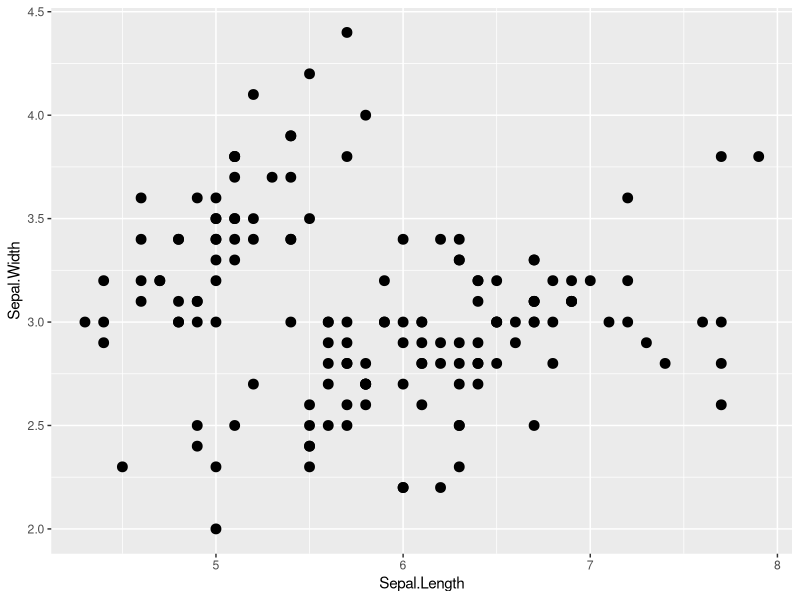
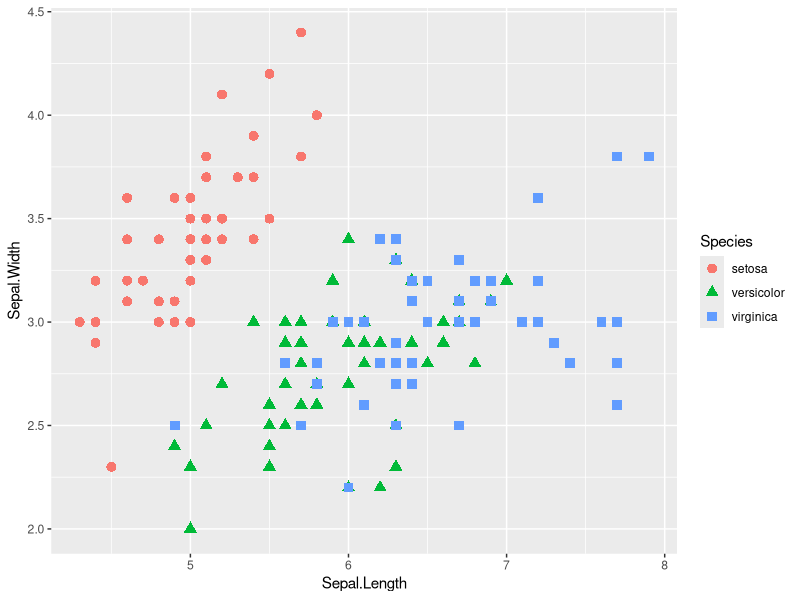
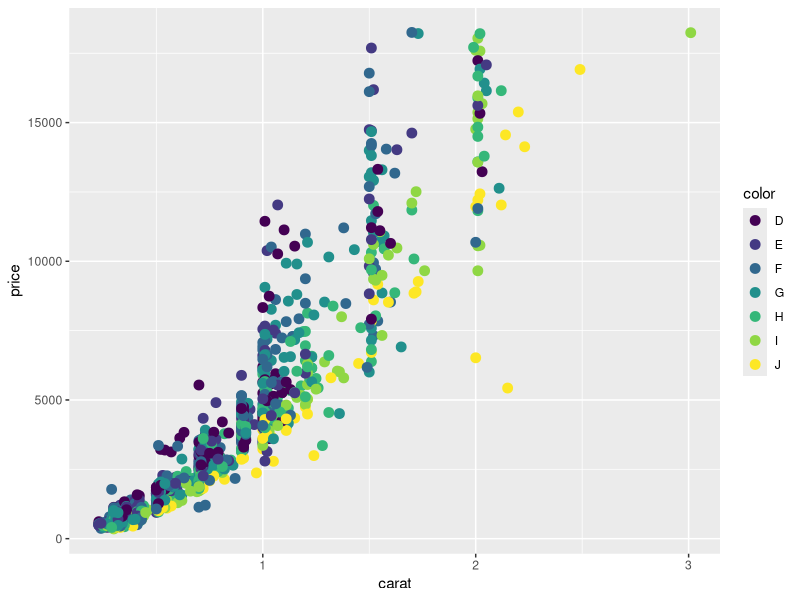

Write R code to recreate these figures, in order.
# ggplot learning script
# Chirag Shetty
# February 22, 2015

install.packages("ggplot2", dependencies=TRUE)
install.packages("plyr")
install.packages("ggthemes")
install.packages("reshape2")

library("ggplot2")
library("reshape2")
library("ggthemes")
library("plyr")

myplot <- ggplot(data=iris, aes(x=Sepal.Length, y=Sepal.Width))
summary(myplot)

myplot + geom_point(size=3)

ggplot(data=iris, aes(Sepal.Length, Sepal.Width, color=Species))+geom_point(aes(shape=Species),size=3)

d2<-diamonds[sample(1:dim(diamonds)[1],1000),]

ggplot(data=d2,aes(carat,price,color=color))+geom_point(size=3)
